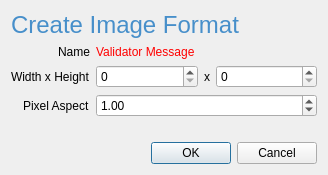
<?xml version="1.0" encoding="UTF-8"?>
<ui version="4.0">
 <class>Dialog</class>
 <widget class="QDialog" name="Dialog">
  <property name="geometry">
   <rect>
    <x>0</x>
    <y>0</y>
    <width>328</width>
    <height>175</height>
   </rect>
  </property>
  <property name="windowTitle">
   <string>Dialog</string>
  </property>
  <layout class="QVBoxLayout" name="verticalLayout" stretch="0,1,0">
   <item>
    <widget class="QLabel" name="dialog_label">
     <property name="styleSheet">
      <string notr="true">color: rgb(71, 143, 202);
font: 18pt;</string>
     </property>
     <property name="text">
      <string>Create Image Format</string>
     </property>
    </widget>
   </item>
   <item>
    <layout class="QFormLayout" name="formLayout">
     <property name="labelAlignment">
      <set>Qt::AlignRight|Qt::AlignTrailing|Qt::AlignVCenter</set>
     </property>
     <item row="0" column="0">
      <widget class="QLabel" name="name_label">
       <property name="text">
        <string>Name</string>
       </property>
      </widget>
     </item>
     <item row="0" column="1">
      <layout class="QVBoxLayout" name="name_fields_verticalLayout">
       <item>
        <widget class="QLabel" name="name_validator_label">
         <property name="styleSheet">
          <string notr="true">color: rgb(255, 0, 0);</string>
         </property>
         <property name="text">
          <string>Validator Message</string>
         </property>
        </widget>
       </item>
      </layout>
     </item>
     <item row="1" column="0">
      <widget class="QLabel" name="width_height_Label">
       <property name="text">
        <string>Width x Height</string>
       </property>
      </widget>
     </item>
     <item row="1" column="1">
      <layout class="QHBoxLayout" name="horizontalLayout" stretch="1,0,1">
       <item>
        <widget class="QSpinBox" name="width_spinBox">
         <property name="maximum">
          <number>99999</number>
         </property>
        </widget>
       </item>
       <item>
        <widget class="QLabel" name="label">
         <property name="text">
          <string>x</string>
         </property>
        </widget>
       </item>
       <item>
        <widget class="QSpinBox" name="height_spinBox">
         <property name="maximum">
          <number>99999</number>
         </property>
        </widget>
       </item>
      </layout>
     </item>
     <item row="2" column="0">
      <widget class="QLabel" name="pixel_aspect_label">
       <property name="text">
        <string>Pixel Aspect</string>
       </property>
      </widget>
     </item>
     <item row="2" column="1">
      <widget class="QDoubleSpinBox" name="pixel_aspect_doubleSpinBox">
       <property name="value">
        <double>1.000000000000000</double>
       </property>
      </widget>
     </item>
    </layout>
   </item>
   <item>
    <widget class="QDialogButtonBox" name="buttonBox">
     <property name="orientation">
      <enum>Qt::Horizontal</enum>
     </property>
     <property name="standardButtons">
      <set>QDialogButtonBox::Cancel|QDialogButtonBox::Ok</set>
     </property>
    </widget>
   </item>
  </layout>
 </widget>
 <resources/>
 <connections>
  <connection>
   <sender>buttonBox</sender>
   <signal>accepted()</signal>
   <receiver>Dialog</receiver>
   <slot>accept()</slot>
   <hints>
    <hint type="sourcelabel">
     <x>227</x>
     <y>181</y>
    </hint>
    <hint type="destinationlabel">
     <x>157</x>
     <y>198</y>
    </hint>
   </hints>
  </connection>
  <connection>
   <sender>buttonBox</sender>
   <signal>rejected()</signal>
   <receiver>Dialog</receiver>
   <slot>reject()</slot>
   <hints>
    <hint type="sourcelabel">
     <x>295</x>
     <y>187</y>
    </hint>
    <hint type="destinationlabel">
     <x>286</x>
     <y>198</y>
    </hint>
   </hints>
  </connection>
 </connections>
</ui>
